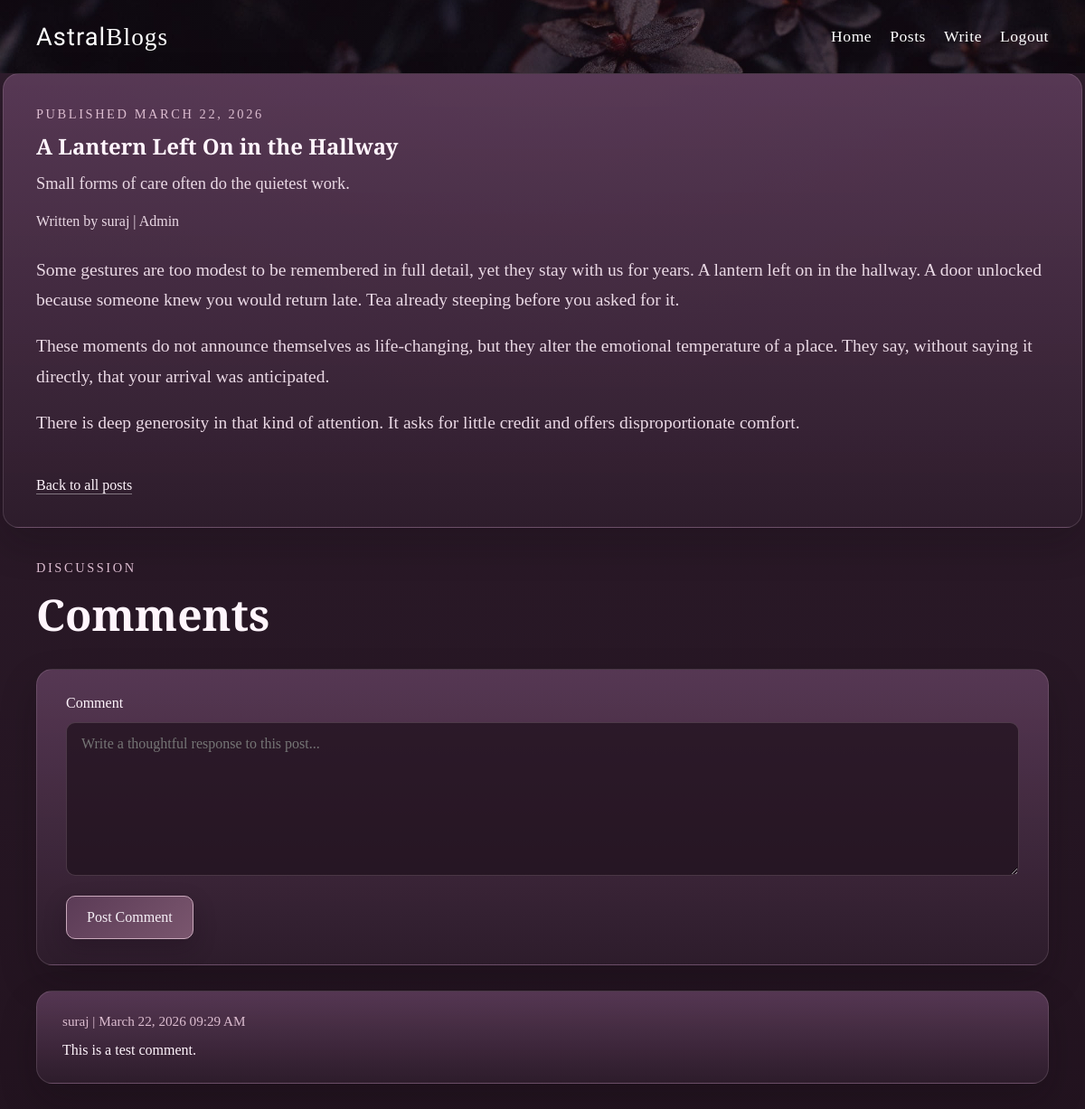
/posts/1 (signed in), run on the app's committed database.
### main.py (models this page shows)
class Post(db.Model):
    __tablename__ = "posts"
    id: Mapped[int] = mapped_column(primary_key=True)
    title: Mapped[str] = mapped_column(db.String(180), nullable=False)
    subtitle: Mapped[str] = mapped_column(db.String(240), nullable=False)
    content: Mapped[str] = mapped_column(db.Text, nullable=False)
    created_at: Mapped[datetime] = mapped_column(default=datetime.utcnow, nullable=False)
    author_id: Mapped[int] = mapped_column(db.ForeignKey("users.id"), nullable=False)
    author: Mapped[User] = relationship(back_populates="posts")
    comments: Mapped[list["Comment"]] = relationship(
        back_populates="post",
        cascade="all, delete-orphan",
        order_by="Comment.created_at.desc()",
    )

class User(db.Model):
    __tablename__ = "users"
    id: Mapped[int] = mapped_column(primary_key=True)
    name: Mapped[str] = mapped_column(db.String(120), nullable=False)
    email: Mapped[str] = mapped_column(db.String(255), unique=True, nullable=False)
    password_hash: Mapped[str] = mapped_column(db.String(255), nullable=False)
    created_at: Mapped[datetime] = mapped_column(default=datetime.utcnow, nullable=False)
    posts: Mapped[list["Post"]] = relationship(back_populates="author", cascade="all, delete-orphan")
    comments: Mapped[list["Comment"]] = relationship(back_populates="author", cascade="all, delete-orphan")

class Comment(db.Model):
    __tablename__ = "comments"
    id: Mapped[int] = mapped_column(primary_key=True)
    content: Mapped[str] = mapped_column(db.Text, nullable=False)
    created_at: Mapped[datetime] = mapped_column(default=datetime.utcnow, nullable=False)
    author_id: Mapped[int] = mapped_column(db.ForeignKey("users.id"), nullable=False)
    post_id: Mapped[int] = mapped_column(db.ForeignKey("posts.id"), nullable=False)
    author: Mapped[User] = relationship(back_populates="comments")
    post: Mapped[Post] = relationship(back_populates="comments")

### main.py (the view, shortened to what this page needs)
@app.route("/posts/<int:post_id>", methods=["GET", "POST"])
def show_post(post_id):
    post = db.get_or_404(Post, post_id)
    comment_form = CommentForm()
    return render_template("blog.html", page_title=post.title, post=post, comment_form=comment_form)

### main.py
class CommentForm(FlaskForm):
    comment = TextAreaField("Comment", validators=[DataRequired(), Length(max=2000)])
    submit = SubmitField("Post Comment")

### main.py (called while the page is built)
def is_admin(user):
    return bool(user and user.email == ADMIN_EMAIL and user.name.strip().lower() == ADMIN_NAME)

def can_manage_post(user, post):
    return bool(user and (is_admin(user) or post.author_id == user.id))

@app.before_request
def load_current_user():
    user_id = session.get("user_id")
    g.current_user = db.session.get(User, user_id) if user_id else None

@app.context_processor
def inject_current_user():
    current_user = g.get("current_user")
    return {
        "current_user": current_user,
        "is_admin_user": is_admin(current_user),
        "can_manage_post": can_manage_post,
    }

### templates/blog.html (shortened to what this page needs)
{% extends "base.html" %}
{% block page_css %}
    <link rel="stylesheet" href="{{ url_for('static', filename='css/blog_style.css') }}">
{% endblock %}
{% block body %}
    <article class="page-shell post-detail">
        <p class="section-kicker">Published {{ post.created_at.strftime("%B %d, %Y") }}</p>
        <h1>{{ post.title }}</h1>
        <p class="detail-subtitle">{{ post.subtitle }}</p>
        <p class="post-meta">Written by {{ post.author.name }}{% if post.author.email == "suraj.astralcode.ai@gmail.com" %} | Admin{% endif %}</p>
        <div class="post-body">{{ post.content|safe }}</div>
        <div class="post-actions">
            <a class="text-link" href="{{ url_for('posts') }}">Back to all posts</a>
        </div>
    </article>
    <section class="page-shell comment-shell">
        <div class="section-heading">
            <p class="section-kicker">Discussion</p>
            <h2>Comments</h2>
        </div>
        {% if current_user %}
        <form class="comment-form" method="post">
            <label for="comment">{{ comment_form.comment.label.text }}</label>
            {{ comment_form.comment(rows=5, placeholder="Write a thoughtful response to this post...") }}
            {{ comment_form.submit() }}
        </form>
        {% else %}
        <div class="empty-state">
            <h3>Join the conversation</h3>
            <p><a class="text-link" href="{{ url_for('login') }}">Sign in</a> to comment on this post.</p>
        </div>
        {% endif %}
        {% if post.comments %}
        <div class="comment-list">
            {% for comment in post.comments %}
            <article class="comment-card">
                <p class="comment-meta">{{ comment.author.name }} | {{ comment.created_at.strftime("%B %d, %Y %I:%M %p") }}</p>
                <p class="comment-text">{{ comment.content }}</p>
            </article>
            {% endfor %}
        </div>
        {% else %}
        <div class="empty-state">
            <h3>No comments yet</h3>
            <p>Be the first reader to leave a response.</p>
        </div>
        {% endif %}
    </section>
{% endblock %}

### static/css/home_header_style.css (style rules this page uses)
body { margin: 0; color: #f4ecf4; background: radial-gradient(circle at top, rgba(120, 83, 116, 0.22), transparent 35%), linear-gradient(180deg, #2f1d2d 0%, #22131f 100%); font-family: "Cormorant Garamond", Georgia, serif; }

### static/css/blog_style.css (style rules this page uses)
.page-shell { max-width: 1120px; margin: 0 auto; padding: 72px 24px 0; }
.section-heading { margin-bottom: 28px; }
.section-kicker { margin: 0 0 10px; color: #dcbdd0; letter-spacing: 0.18em; text-transform: uppercase; font-size: 0.9rem; }
.section-heading h1, .section-heading h2 { margin: 0; color: #fff5fc; font-size: clamp(2.4rem, 4vw, 3.6rem); }
.post-card, .empty-state, .post-form, .post-detail, .comment-form, .comment-card { background: linear-gradient(180deg, rgba(94, 61, 91, 0.86), rgba(46, 29, 44, 0.94)); border: 1px solid rgba(240, 221, 231, 0.14); border-radius: 18px; box-shadow: 0 18px 40px rgba(14, 8, 13, 0.22); }
.post-card h2, .post-card h3, .post-detail h1, .empty-state h3 { margin: 0; color: #fff5fc; }
.post-meta, .post-subtitle, .detail-subtitle, .post-body p, .empty-state p { color: #ead9e5; }
.post-meta { margin-top: 0; margin-bottom: 10px; font-size: 1rem; }
.post-subtitle, .detail-subtitle { margin-top: 12px; line-height: 1.5; font-size: 1.15rem; }
.text-link { display: inline-block; margin-top: 16px; color: #fff5fc; text-decoration: none; border-bottom: 1px solid rgba(255, 255, 255, 0.4); }
.post-actions { display: flex; gap: 18px; align-items: center; flex-wrap: wrap; }
.post-detail { padding: 36px; }
.post-body { margin: 28px 0; }
.post-body p { margin: 0 0 18px; font-size: 1.22rem; line-height: 1.7; }
.post-form label, .comment-form label { color: #fff5fc; font-size: 1rem; }
.post-form input, .post-form textarea, .comment-form textarea { padding: 14px 16px; color: #fff5fc; font-family: inherit; font-size: 1rem; background-color: rgba(32, 18, 30, 0.75); border: 1px solid rgba(231, 202, 219, 0.18); border-radius: 10px; outline: none; }
.comment-shell { padding-top: 36px; }
.comment-form { display: grid; gap: 12px; padding: 28px 32px; margin-bottom: 28px; }
.comment-form textarea { min-height: 140px; resize: vertical; }
.comment-form input[type="submit"] { width: fit-content; margin-top: 10px; padding: 14px 22px; color: #f7f1f7; font-family: inherit; font-size: 1rem; background: linear-gradient(135deg, #5b3b56, #7a566e); border: 1px solid #caa9bc; border-radius: 10px; box-shadow: 0 10px 24px rgba(26, 12, 24, 0.28); cursor: pointer; }
.comment-list { margin-top: 15px; display: grid; gap: 18px; }
.comment-card { padding: 24px 28px; }
.comment-meta { margin: 0 0 10px; color: #dcbdd0; font-size: 0.95rem; }
.comment-text { margin: 0; color: #fff5fc; line-height: 1.6; white-space: pre-wrap; }

### data on the page
Post: created_at "MARCH 22, 2026", title "A Lantern Left On in the Hallway", subtitle "Small forms of care often do the quietest work.", content "Some gestures are too modest to be remembered in full detail, yet they stay with us for years. A lantern left on in the hallway. A door unlocked because someone knew you would return late. Tea already steeping before you asked for it. These moments do not announce themselves as life-changing, but they alter the emotional temperature of a place. They say, without saying it directly, that your arrival was anticipated. There is deep generosity in that kind of attention. It asks for little credit and offers disproportionate comfort."
User: author.name "suraj"
Comment: author.name "suraj", created_at "March 22, 2026 09:29 AM", content "This is a test comment."

### other printed values
{{ comment_form.comment.label.text }} "Comment"
